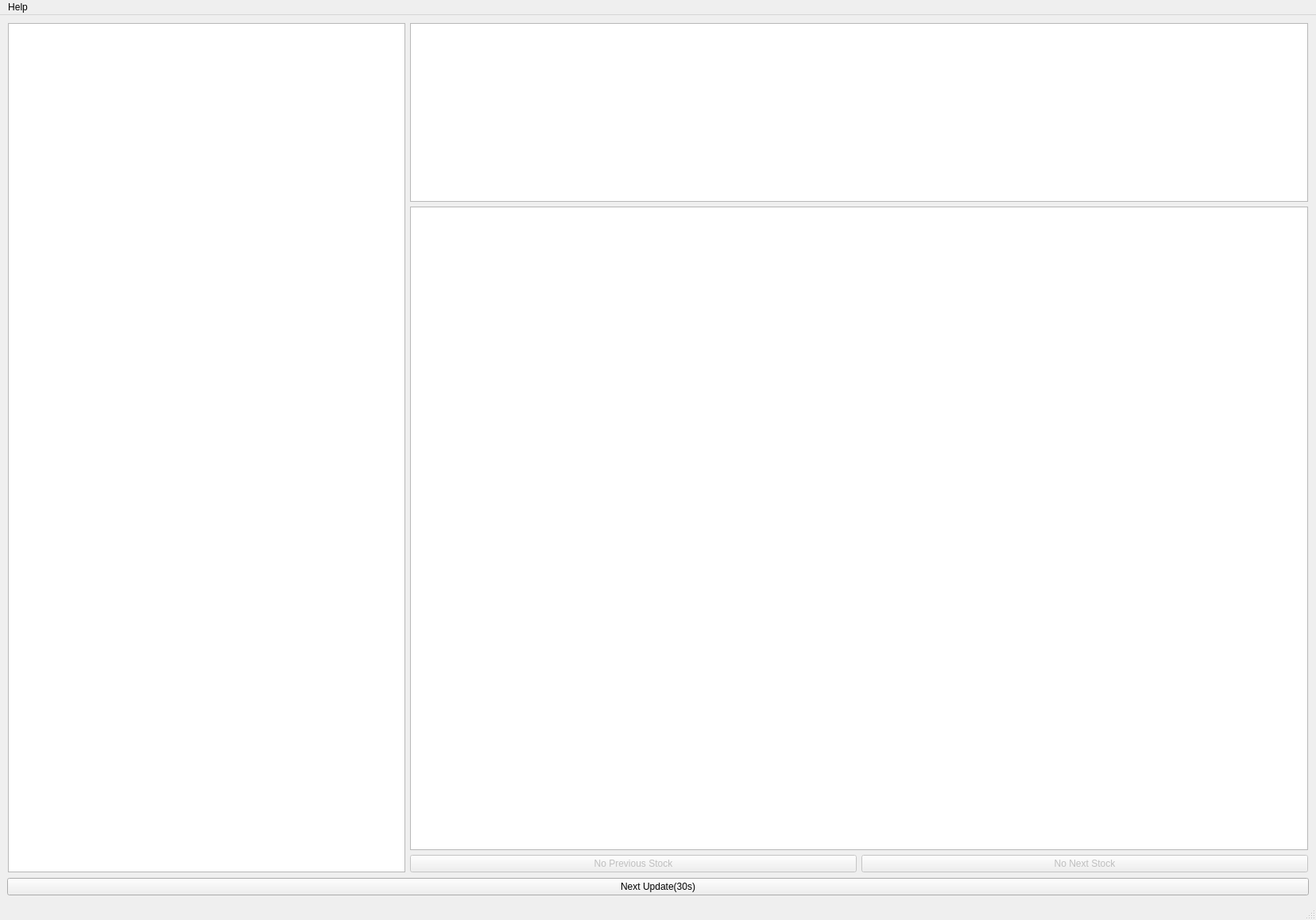
<?xml version="1.0" encoding="UTF-8"?>
<ui version="4.0">
 <class>MainWindow</class>
 <widget class="QMainWindow" name="MainWindow">
  <property name="geometry">
   <rect>
    <x>0</x>
    <y>0</y>
    <width>1656</width>
    <height>1158</height>
   </rect>
  </property>
  <property name="windowTitle">
   <string>MainWindow</string>
  </property>
  <widget class="QWidget" name="centralwidget">
   <layout class="QGridLayout" name="gridLayout">
    <item row="0" column="0">
     <layout class="QHBoxLayout" name="horizontalLayout">
      <property name="leftMargin">
       <number>1</number>
      </property>
      <property name="topMargin">
       <number>1</number>
      </property>
      <property name="rightMargin">
       <number>1</number>
      </property>
      <property name="bottomMargin">
       <number>1</number>
      </property>
      <item>
       <widget class="QListWidget" name="listWidget">
        <property name="maximumSize">
         <size>
          <width>500</width>
          <height>16777215</height>
         </size>
        </property>
       </widget>
      </item>
      <item>
       <layout class="QVBoxLayout" name="verticalLayout_3">
        <item>
         <widget class="QTextBrowser" name="bodyBrowser">
          <property name="sizePolicy">
           <sizepolicy hsizetype="Expanding" vsizetype="MinimumExpanding">
            <horstretch>0</horstretch>
            <verstretch>0</verstretch>
           </sizepolicy>
          </property>
          <property name="html">
           <string>&lt;!DOCTYPE HTML PUBLIC &quot;-//W3C//DTD HTML 4.0//EN&quot; &quot;http://www.w3.org/TR/REC-html40/strict.dtd&quot;&gt;
&lt;html&gt;&lt;head&gt;&lt;meta name=&quot;qrichtext&quot; content=&quot;1&quot; /&gt;&lt;style type=&quot;text/css&quot;&gt;
p, li { white-space: pre-wrap; }
&lt;/style&gt;&lt;/head&gt;&lt;body style=&quot; font-family:'MS Shell Dlg 2'; font-size:8.25pt; font-weight:400; font-style:normal;&quot;&gt;
&lt;p style=&quot;-qt-paragraph-type:empty; margin-top:0px; margin-bottom:35px; margin-left:0px; margin-right:0px; -qt-block-indent:0; text-indent:0px; line-height:180%; background-color:#ffffff;&quot;&gt;&lt;br /&gt;&lt;/p&gt;&lt;/body&gt;&lt;/html&gt;</string>
          </property>
         </widget>
        </item>
        <item>
         <widget class="QGraphicsView" name="priceGraphicView">
          <property name="minimumSize">
           <size>
            <width>0</width>
            <height>810</height>
           </size>
          </property>
          <property name="maximumSize">
           <size>
            <width>16777215</width>
            <height>16777215</height>
           </size>
          </property>
         </widget>
        </item>
        <item>
         <layout class="QHBoxLayout" name="stockSwitchLayout">
          <item>
           <widget class="QPushButton" name="previousButton">
            <property name="enabled">
             <bool>false</bool>
            </property>
            <property name="text">
             <string>No Previous Stock</string>
            </property>
           </widget>
          </item>
          <item>
           <widget class="QPushButton" name="nextButton">
            <property name="enabled">
             <bool>false</bool>
            </property>
            <property name="text">
             <string>No Next Stock</string>
            </property>
           </widget>
          </item>
         </layout>
        </item>
       </layout>
      </item>
      <item>
       <layout class="QVBoxLayout" name="right"/>
      </item>
     </layout>
    </item>
    <item row="1" column="0">
     <widget class="QPushButton" name="next_update">
      <property name="text">
       <string>Next Update(30s)</string>
      </property>
     </widget>
    </item>
   </layout>
  </widget>
  <widget class="QMenuBar" name="menubar">
   <property name="geometry">
    <rect>
     <x>0</x>
     <y>0</y>
     <width>1656</width>
     <height>21</height>
    </rect>
   </property>
   <widget class="QMenu" name="menuAbout">
    <property name="title">
     <string>Help</string>
    </property>
    <addaction name="actionAbout"/>
   </widget>
   <addaction name="menuAbout"/>
  </widget>
  <widget class="QStatusBar" name="statusbar"/>
  <action name="actionAbout">
   <property name="text">
    <string>About...</string>
   </property>
  </action>
 </widget>
 <resources/>
 <connections/>
 <slots>
  <slot>onClickNews(QListWidgetItem*)</slot>
 </slots>
</ui>
